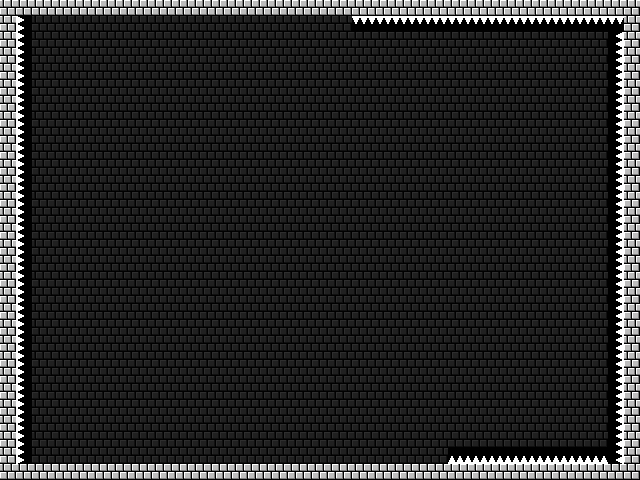

Rendered tile map (Tiled .tmx) drawn with the repository's tilesets; below, a short description and the full map source, tile grids included:
An orthogonal 40x30 tile map with 16x16 px tiles, 1 tile layer (Tile Layer 1), 2 tilesets.

<map version="1.0" orientation="orthogonal" renderorder="right-down" width="40" height="30" tilewidth="16" tileheight="16" nextobjectid="1">
 <tileset firstgid="1" name="tiles" tilewidth="16" tileheight="16" tilecount="64">
  <image source="../images/tiles.png" trans="ff00ff" width="128" height="128" />
 </tileset>
 <tileset firstgid="65" name="tiles" tilewidth="16" tileheight="16" tilecount="64">
  <image source="../images/tiles.png" trans="ff00ff" width="128" height="128" />
 </tileset>
 <layer name="Tile Layer 1" width="40" height="30">
  <data encoding="csv">
3,3,3,3,3,3,3,3,3,3,3,3,3,3,3,3,3,3,3,3,3,3,3,3,3,3,3,3,3,3,3,3,3,3,3,3,3,3,3,3,
3,6,2,2,2,2,2,2,2,2,2,2,2,2,2,2,2,2,2,2,2,2,7,7,7,7,7,7,7,7,7,7,7,7,7,7,7,7,7,3,
3,6,2,2,2,2,2,2,2,2,2,2,2,2,2,2,2,2,2,2,2,2,2,2,2,2,2,2,2,2,2,2,2,2,2,2,2,2,4,3,
3,6,2,2,2,2,2,2,2,2,2,2,2,2,2,2,2,2,2,2,2,2,2,2,2,2,2,2,2,2,2,2,2,2,2,2,2,2,4,3,
3,6,2,2,2,2,2,2,2,2,2,2,2,2,2,2,2,2,2,2,2,2,2,2,2,2,2,2,2,2,2,2,2,2,2,2,2,2,4,3,
3,6,2,2,2,2,2,2,2,2,2,2,2,2,2,2,2,2,2,2,2,2,2,2,2,2,2,2,2,2,2,2,2,2,2,2,2,2,4,3,
3,6,2,2,2,2,2,2,2,2,2,2,2,2,2,2,2,2,2,2,2,2,2,2,2,2,2,2,2,2,2,2,2,2,2,2,2,2,4,3,
3,6,2,2,2,2,2,2,2,2,2,2,2,2,2,2,2,2,2,2,2,2,2,2,2,2,2,2,2,2,2,2,2,2,2,2,2,2,4,3,
3,6,2,2,2,2,2,2,2,2,2,2,2,2,2,2,2,2,2,2,2,2,2,2,2,2,2,2,2,2,2,2,2,2,2,2,2,2,4,3,
3,6,2,2,2,2,2,2,2,2,2,2,2,2,2,2,2,2,2,2,2,2,2,2,2,2,2,2,2,2,2,2,2,2,2,2,2,2,4,3,
3,6,2,2,2,2,2,2,2,2,2,2,2,2,2,2,2,2,2,2,2,2,2,2,2,2,2,2,2,2,2,2,2,2,2,2,2,2,4,3,
3,6,2,2,2,2,2,2,2,2,2,2,2,2,2,2,2,2,2,2,2,2,2,2,2,2,2,2,2,2,2,2,2,2,2,2,2,2,4,3,
3,6,2,2,2,2,2,2,2,2,2,2,2,2,2,2,2,2,2,2,2,2,2,2,2,2,2,2,2,2,2,2,2,2,2,2,2,2,4,3,
3,6,2,2,2,2,2,2,2,2,2,2,2,2,2,2,2,2,2,2,2,2,2,2,2,2,2,2,2,2,2,2,2,2,2,2,2,2,4,3,
3,6,2,2,2,2,2,2,2,2,2,2,2,2,2,2,2,2,2,2,2,2,2,2,2,2,2,2,2,2,2,2,2,2,2,2,2,2,4,3,
3,6,2,2,2,2,2,2,2,2,2,2,2,2,2,2,2,2,2,2,2,2,2,2,2,2,2,2,2,2,2,2,2,2,2,2,2,2,4,3,
3,6,2,2,2,2,2,2,2,2,2,2,2,2,2,2,2,2,2,2,2,2,2,2,2,2,2,2,2,2,2,2,2,2,2,2,2,2,4,3,
3,6,2,2,2,2,2,2,2,2,2,2,2,2,2,2,2,2,2,2,2,2,2,2,2,2,2,2,2,2,2,2,2,2,2,2,2,2,4,3,
3,6,2,2,2,2,2,2,2,2,2,2,2,2,2,2,2,2,2,2,2,2,2,2,2,2,2,2,2,2,2,2,2,2,2,2,2,2,4,3,
3,6,2,2,2,2,2,2,2,2,2,2,2,2,2,2,2,2,2,2,2,2,2,2,2,2,2,2,2,2,2,2,2,2,2,2,2,2,4,3,
3,6,2,2,2,2,2,2,2,2,2,2,2,2,2,2,2,2,2,2,2,2,2,2,2,2,2,2,2,2,2,2,2,2,2,2,2,2,4,3,
3,6,2,2,2,2,2,2,2,2,2,2,2,2,2,2,2,2,2,2,2,2,2,2,2,2,2,2,2,2,2,2,2,2,2,2,2,2,4,3,
3,6,2,2,2,2,2,2,2,2,2,2,2,2,2,2,2,2,2,2,2,2,2,2,2,2,2,2,2,2,2,2,2,2,2,2,2,2,4,3,
3,6,2,2,2,2,2,2,2,2,2,2,2,2,2,2,2,2,2,2,2,2,2,2,2,2,2,2,2,2,2,2,2,2,2,2,2,2,4,3,
3,6,2,2,2,2,2,2,2,2,2,2,2,2,2,2,2,2,2,2,2,2,2,2,2,2,2,2,2,2,2,2,2,2,2,2,2,2,4,3,
3,6,2,2,2,2,2,2,2,2,2,2,2,2,2,2,2,2,2,2,2,2,2,2,2,2,2,2,2,2,2,2,2,2,2,2,2,2,4,3,
3,6,2,2,2,2,2,2,2,2,2,2,2,2,2,2,2,2,2,2,2,2,2,2,2,2,2,2,2,2,2,2,2,2,2,2,2,2,4,3,
3,6,2,2,2,2,2,2,2,2,2,2,2,2,2,2,2,2,2,2,2,2,2,2,2,2,2,2,2,2,2,2,2,2,2,2,2,2,4,3,
3,6,2,2,2,2,2,2,2,2,2,2,2,2,2,2,2,2,2,2,2,2,2,2,2,2,2,2,5,5,5,5,5,5,5,5,5,5,4,3,
3,3,3,3,3,3,3,3,3,3,3,3,3,3,3,3,3,3,3,3,3,3,3,3,3,3,3,3,3,3,3,3,3,3,3,3,3,3,3,3
</data>
 </layer>
</map>